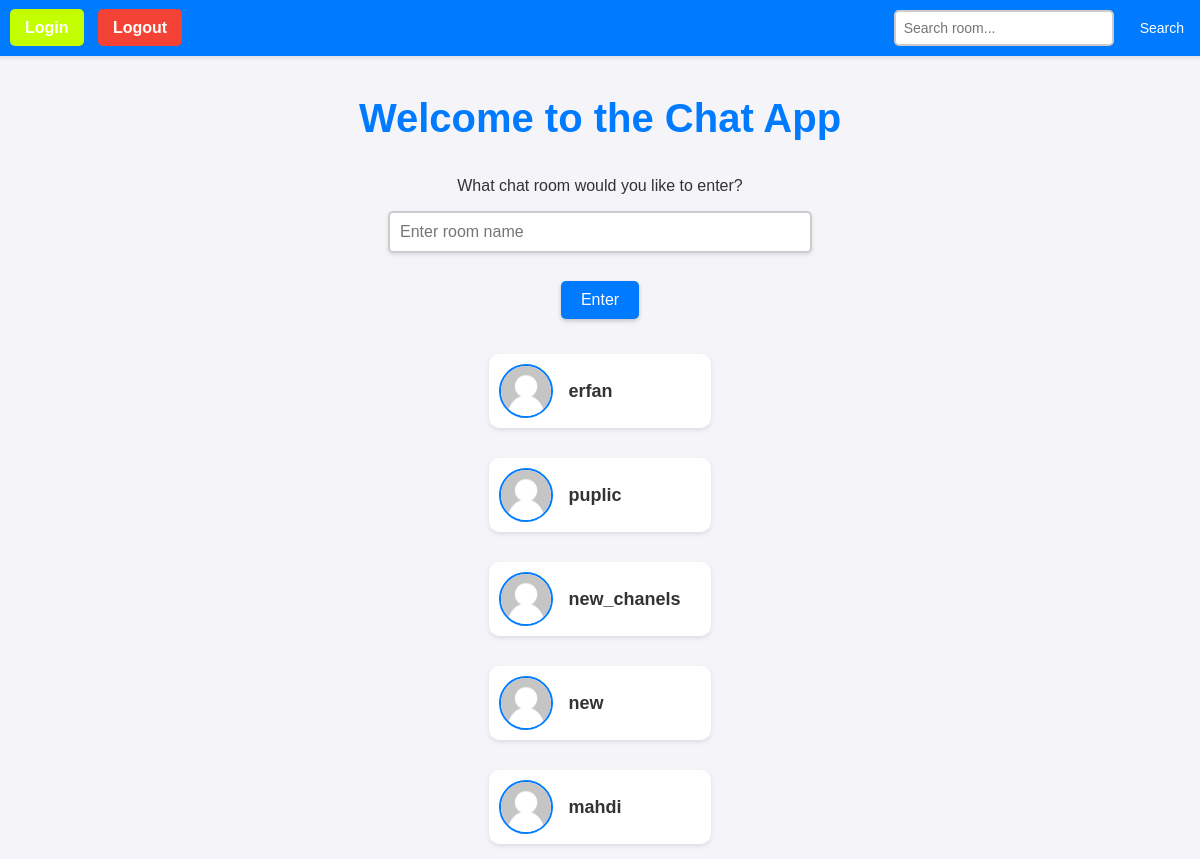
The page /chat/wsg/ (signed in) on the database as committed earlier.
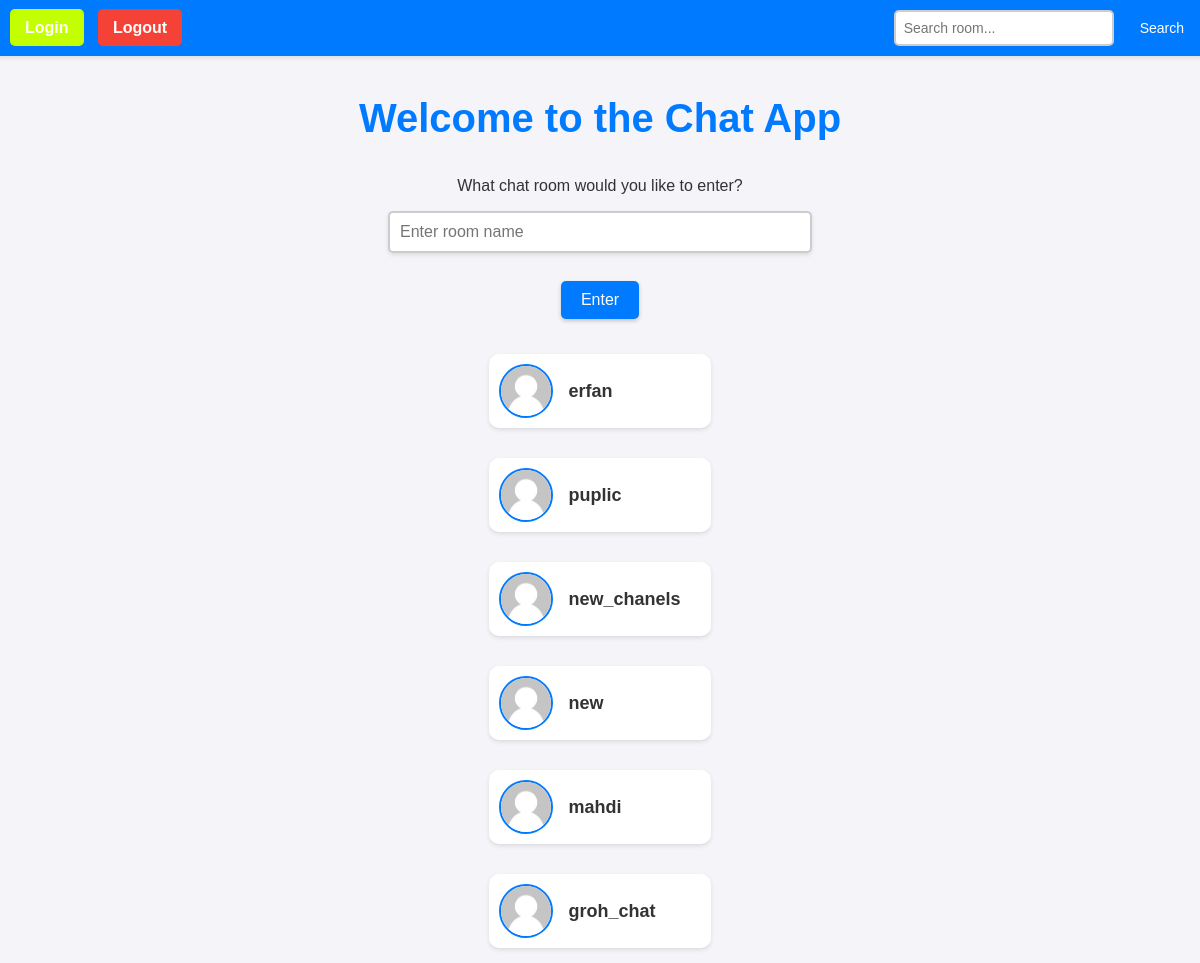
The same page on the database as committed later.
### chat/models.py (models this page shows, shortened)
class Chat(models.Model):
    roomname = models.CharField(blank=True,max_length=200)
    members = models.ManyToManyField(user,null=True,blank=True)
    allowed_users = models.ManyToManyField(user, related_name='allowed_chats', blank=True)

### chat/views.py (the view)
# urls.py: path('wsg/',index.as_view(),name='index'),
class index(LoginRequiredMixin, ListView):
    model = Chat
    template_name = 'page/chat/index.html'
    context_object_name = 'group'
    def get_queryset(self):
        user = self.request.user
        queryset = super().get_queryset()
        queryset = queryset.filter(members=user)
        search = self.request.GET.get('search')
        if search is not None and search != "":
            print(search)
            queryset=queryset.filter(members=user,roomname__icontains=search)
        return queryset

### chat/templates/page/chat/index.html (shortened to what this page needs)
{% extends "base.html" %}
{% load static %}
{% block body %}
<div class="header">
    <div>
        <a href="{% url 'login' %}" id="login-btn">Login</a>
        <a href="{% url 'logout' %}" id="logout-btn">Logout</a>
    </div>
    <form method="GET" action="" class="search-form">
        <input type="text" name="search" class="search-input" placeholder="Search room...">
        <button type="submit" class="search-btn">Search</button>
    </form>
</div>
<h1>Welcome to the Chat App</h1>
<p>What chat room would you like to enter?</p>
<input id="room-name-input" type="text" size="100" placeholder="Enter room name"><br>
<input id="room-name-submit" type="button" value="Enter">
<div class="room-links">
    {% for i in group %}
        <a href='{% url "room" room_name=i.roomname %}' class="room-item">
            <img src="{% static "images.jpeg" %}" alt="Room Image">
            <span>{{ i.roomname }}</span>
        </a>
    {% empty %}
        <p>No rooms available. Create one to start chatting!</p>
    {% endfor %}
</div>
{% endblock body %}

Rows that differ between the two databases and show on the page:
added Chat: roomname "groh_chat"
